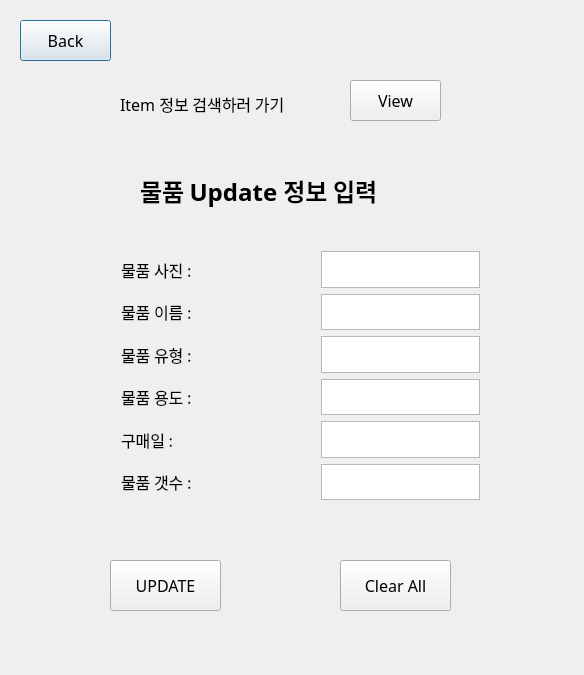
<?xml version="1.0" encoding="UTF-8"?>
<ui version="4.0">
 <class>UpdateTempListWindow</class>
 <widget class="QDialog" name="UpdateTempListWindow">
  <property name="geometry">
   <rect>
    <x>0</x>
    <y>0</y>
    <width>584</width>
    <height>675</height>
   </rect>
  </property>
  <property name="windowTitle">
   <string>UpdateTempListWindow</string>
  </property>
  <widget class="QPushButton" name="homeButton">
   <property name="geometry">
    <rect>
     <x>20</x>
     <y>20</y>
     <width>91</width>
     <height>41</height>
    </rect>
   </property>
   <property name="font">
    <font>
     <family>함초롬바탕</family>
     <pointsize>12</pointsize>
    </font>
   </property>
   <property name="text">
    <string>Back</string>
   </property>
  </widget>
  <widget class="QLabel" name="label_3">
   <property name="geometry">
    <rect>
     <x>120</x>
     <y>80</y>
     <width>221</width>
     <height>48</height>
    </rect>
   </property>
   <property name="font">
    <font>
     <family>함초롬바탕</family>
     <pointsize>12</pointsize>
     <weight>50</weight>
     <bold>false</bold>
    </font>
   </property>
   <property name="text">
    <string>Item 정보 검색하러 가기</string>
   </property>
  </widget>
  <widget class="QPushButton" name="viewButton">
   <property name="geometry">
    <rect>
     <x>350</x>
     <y>80</y>
     <width>91</width>
     <height>41</height>
    </rect>
   </property>
   <property name="font">
    <font>
     <family>함초롬바탕</family>
     <pointsize>12</pointsize>
    </font>
   </property>
   <property name="text">
    <string>View</string>
   </property>
  </widget>
  <widget class="QLabel" name="label_2">
   <property name="geometry">
    <rect>
     <x>140</x>
     <y>160</y>
     <width>311</width>
     <height>61</height>
    </rect>
   </property>
   <property name="font">
    <font>
     <family>함초롬바탕</family>
     <pointsize>18</pointsize>
     <weight>75</weight>
     <bold>true</bold>
    </font>
   </property>
   <property name="text">
    <string>물품 Update 정보 입력</string>
   </property>
  </widget>
  <widget class="QPushButton" name="clearButton">
   <property name="geometry">
    <rect>
     <x>340</x>
     <y>560</y>
     <width>111</width>
     <height>51</height>
    </rect>
   </property>
   <property name="font">
    <font>
     <family>함초롬바탕</family>
     <pointsize>12</pointsize>
    </font>
   </property>
   <property name="text">
    <string>Clear All</string>
   </property>
  </widget>
  <widget class="QWidget" name="layoutWidget_2">
   <property name="geometry">
    <rect>
     <x>110</x>
     <y>240</y>
     <width>191</width>
     <height>271</height>
    </rect>
   </property>
   <layout class="QVBoxLayout" name="verticalLayout_4">
    <item>
     <widget class="QLabel" name="label_16">
      <property name="font">
       <font>
        <family>함초롬바탕</family>
        <pointsize>12</pointsize>
        <weight>50</weight>
        <bold>false</bold>
       </font>
      </property>
      <property name="text">
       <string>물품 사진 : </string>
      </property>
     </widget>
    </item>
    <item>
     <widget class="QLabel" name="label_19">
      <property name="font">
       <font>
        <family>함초롬바탕</family>
        <pointsize>12</pointsize>
        <weight>50</weight>
        <bold>false</bold>
       </font>
      </property>
      <property name="text">
       <string>물품 이름 : </string>
      </property>
     </widget>
    </item>
    <item>
     <widget class="QLabel" name="label_20">
      <property name="font">
       <font>
        <family>함초롬바탕</family>
        <pointsize>12</pointsize>
        <weight>50</weight>
        <bold>false</bold>
       </font>
      </property>
      <property name="text">
       <string>물품 유형 : </string>
      </property>
     </widget>
    </item>
    <item>
     <widget class="QLabel" name="label_21">
      <property name="font">
       <font>
        <family>함초롬바탕</family>
        <pointsize>12</pointsize>
        <weight>50</weight>
        <bold>false</bold>
       </font>
      </property>
      <property name="text">
       <string>물품 용도 : </string>
      </property>
     </widget>
    </item>
    <item>
     <widget class="QLabel" name="label_22">
      <property name="font">
       <font>
        <family>함초롬바탕</family>
        <pointsize>12</pointsize>
        <weight>50</weight>
        <bold>false</bold>
       </font>
      </property>
      <property name="text">
       <string>구매일 : </string>
      </property>
     </widget>
    </item>
    <item>
     <widget class="QLabel" name="label_23">
      <property name="font">
       <font>
        <family>함초롬바탕</family>
        <pointsize>12</pointsize>
        <weight>50</weight>
        <bold>false</bold>
       </font>
      </property>
      <property name="text">
       <string>물품 갯수 : </string>
      </property>
     </widget>
    </item>
   </layout>
  </widget>
  <widget class="QWidget" name="layoutWidget">
   <property name="geometry">
    <rect>
     <x>310</x>
     <y>240</y>
     <width>181</width>
     <height>271</height>
    </rect>
   </property>
   <layout class="QVBoxLayout" name="verticalLayout_3">
    <item>
     <widget class="QPlainTextEdit" name="plainTextEdit1">
      <property name="font">
       <font>
        <pointsize>12</pointsize>
       </font>
      </property>
     </widget>
    </item>
    <item>
     <widget class="QPlainTextEdit" name="plainTextEdit2">
      <property name="font">
       <font>
        <pointsize>12</pointsize>
       </font>
      </property>
     </widget>
    </item>
    <item>
     <widget class="QPlainTextEdit" name="plainTextEdit3">
      <property name="font">
       <font>
        <pointsize>12</pointsize>
       </font>
      </property>
     </widget>
    </item>
    <item>
     <widget class="QPlainTextEdit" name="plainTextEdit4">
      <property name="font">
       <font>
        <pointsize>12</pointsize>
       </font>
      </property>
     </widget>
    </item>
    <item>
     <widget class="QPlainTextEdit" name="plainTextEdit5">
      <property name="font">
       <font>
        <pointsize>12</pointsize>
       </font>
      </property>
     </widget>
    </item>
    <item>
     <widget class="QPlainTextEdit" name="plainTextEdit6">
      <property name="font">
       <font>
        <pointsize>12</pointsize>
       </font>
      </property>
     </widget>
    </item>
   </layout>
  </widget>
  <widget class="QPushButton" name="addButton">
   <property name="geometry">
    <rect>
     <x>110</x>
     <y>560</y>
     <width>111</width>
     <height>51</height>
    </rect>
   </property>
   <property name="font">
    <font>
     <family>함초롬바탕</family>
     <pointsize>12</pointsize>
    </font>
   </property>
   <property name="text">
    <string>UPDATE</string>
   </property>
  </widget>
 </widget>
 <layoutdefault spacing="6" margin="11"/>
 <resources/>
 <connections>
  <connection>
   <sender>homeButton</sender>
   <signal>clicked()</signal>
   <receiver>UpdateTempListWindow</receiver>
   <slot>exit()</slot>
   <hints>
    <hint type="sourcelabel">
     <x>52</x>
     <y>50</y>
    </hint>
    <hint type="destinationlabel">
     <x>78</x>
     <y>86</y>
    </hint>
   </hints>
  </connection>
  <connection>
   <sender>viewButton</sender>
   <signal>clicked()</signal>
   <receiver>UpdateTempListWindow</receiver>
   <slot>view()</slot>
   <hints>
    <hint type="sourcelabel">
     <x>397</x>
     <y>108</y>
    </hint>
    <hint type="destinationlabel">
     <x>487</x>
     <y>48</y>
    </hint>
   </hints>
  </connection>
  <connection>
   <sender>addButton</sender>
   <signal>clicked()</signal>
   <receiver>UpdateTempListWindow</receiver>
   <slot>updateItem()</slot>
   <hints>
    <hint type="sourcelabel">
     <x>185</x>
     <y>586</y>
    </hint>
    <hint type="destinationlabel">
     <x>84</x>
     <y>528</y>
    </hint>
   </hints>
  </connection>
  <connection>
   <sender>clearButton</sender>
   <signal>clicked()</signal>
   <receiver>UpdateTempListWindow</receiver>
   <slot>clear()</slot>
   <hints>
    <hint type="sourcelabel">
     <x>408</x>
     <y>569</y>
    </hint>
    <hint type="destinationlabel">
     <x>499</x>
     <y>540</y>
    </hint>
   </hints>
  </connection>
 </connections>
 <slots>
  <slot>exit()</slot>
  <slot>view()</slot>
  <slot>updateItem()</slot>
  <slot>clear()</slot>
 </slots>
</ui>
